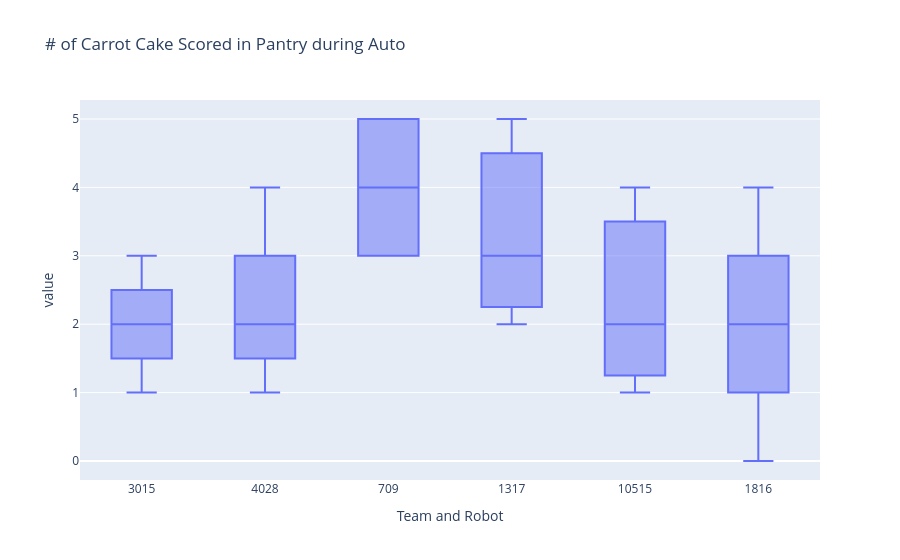

Notebook cell for this chart:
### Code cell
# total pantry cake auto (box + whisker)
scouted_data["autoCarrotCake"] = scouted_data["autoCarrotCakeL1"] + scouted_data["autoCarrotCakeL2"] + scouted_data["autoCarrotCakeL3"]
#result = scouted_data.groupby("Team and Robot").mean(numeric_only = True).reset_index()
result = scouted_data[scouted_data["Team and Robot"].isin(["3015", "1317", "10515", "1816", "4028", "709"])]
fig = px.box(result, y=["autoCarrotCake"], x="Team and Robot",title=("# of Carrot Cake Scored in Pantry during Auto"))
fig
#result

### Figure 1 — Plotly figure (JSON) as saved in the notebook; plotly's stock layout.template omitted (floating-point values rounded to 4 significant figures)
{"data": [{"alignmentgroup": "True", "hovertemplate": "Team and Robot=%{x}<br>value=%{y}<extra></extra>", "legendgroup": "", "marker": {"color": "#636efa"}, "name": "", "notched": false, "offsetgroup": "", "orientation": "v", "showlegend": false, "type": "box", "x": ["3015", "4028", "709", "1317", "10515", "1816", "3015", "4028", "1816", "3015", "1317", "10515", "1816", "4028", "709", "709", "1816", "3015", "1317", "709", "10515", "4028"], "x0": " ", "xaxis": "x", "y": [3, 2, 5, 5, 2, 4, 2, 1, 0, 2, 2, 1, 2, 4, 3, 3, 2, 1, 3, 5, 4, 2], "y0": " ", "yaxis": "y"}], "layout": {"boxmode": "group", "legend": {"tracegroupgap": 0}, "title": {"text": "# of Carrot Cake Scored in Pantry during Auto"}, "xaxis": {"anchor": "y", "domain": [0, 1], "title": {"text": "Team and Robot"}}, "yaxis": {"anchor": "x", "domain": [0, 1], "title": {"text": "value"}}}}
